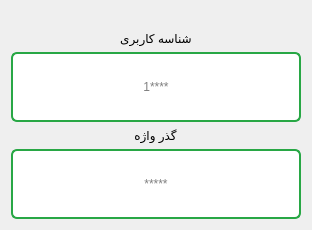
      <widget class="QWidget" name="pageSignInUserIDNumber">
       <property name="maximumSize">
        <size>
         <width>16777215</width>
         <height>16777215</height>
        </size>
       </property>
       <property name="toolTip">
        <string>&lt;html&gt;&lt;head/&gt;&lt;body&gt;&lt;p align=&quot;center&quot;&gt;&lt;br/&gt;&lt;/p&gt;&lt;/body&gt;&lt;/html&gt;</string>
       </property>
       <layout class="QVBoxLayout" name="verticalLayout_6">
        <property name="spacing">
         <number>6</number>
        </property>
        <item>
         <layout class="QVBoxLayout" name="vLayoutSignInUser">
          <item alignment="Qt::AlignHCenter">
           <widget class="QLabel" name="label_7">
            <property name="maximumSize">
             <size>
              <width>16777215</width>
              <height>40</height>
             </size>
            </property>
            <property name="styleSheet">
             <string notr="true">font: 20pt &quot;IRANSans&quot;;</string>
            </property>
            <property name="text">
             <string/>
            </property>
           </widget>
          </item>
          <item alignment="Qt::AlignHCenter">
           <widget class="QLabel" name="lblUserID">
            <property name="maximumSize">
             <size>
              <width>290</width>
              <height>40</height>
             </size>
            </property>
            <property name="styleSheet">
             <string notr="true">
font: 20pt &quot;IRANSans&quot;;
color:#000000;</string>
            </property>
            <property name="text">
             <string>شناسه کاربری</string>
            </property>
            <property name="alignment">
             <set>Qt::AlignCenter</set>
            </property>
           </widget>
          </item>
          <item alignment="Qt::AlignHCenter">
           <widget class="QLineEdit" name="tbUserId">
            <property name="minimumSize">
             <size>
              <width>290</width>
              <height>70</height>
             </size>
            </property>
            <property name="maximumSize">
             <size>
              <width>290</width>
              <height>70</height>
             </size>
            </property>
            <property name="styleSheet">
             <string notr="true">background-color: #ffffff; 
padding: 3px; 
border: 2px solid #28a745;
border-radius: 6px;
font: 26pt &quot;IRANSansFaNum&quot;;
color:#000000;</string>
            </property>
            <property name="inputMethodHints">
             <set>Qt::ImhDigitsOnly</set>
            </property>
            <property name="alignment">
             <set>Qt::AlignCenter</set>
            </property>
            <property name="placeholderText">
             <string>1****</string>
            </property>
           </widget>
          </item>
          <item alignment="Qt::AlignHCenter">
           <widget class="QLabel" name="lblUserPassword1">
            <property name="maximumSize">
             <size>
              <width>16777215</width>
              <height>40</height>
             </size>
            </property>
            <property name="styleSheet">
             <string notr="true">font: 20pt &quot;IRANSans&quot;;
color:#000000;</string>
            </property>
            <property name="text">
             <string>گذر واژه</string>
            </property>
            <property name="alignment">
             <set>Qt::AlignCenter</set>
            </property>
           </widget>
          </item>
          <item alignment="Qt::AlignHCenter">
           <widget class="QLineEdit" name="tbUserPasswordID">
            <property name="minimumSize">
             <size>
              <width>290</width>
              <height>70</height>
             </size>
            </property>
            <property name="maximumSize">
             <size>
              <width>290</width>
              <height>70</height>
             </size>
            </property>
            <property name="styleSheet">
             <string notr="true">background-color: #ffffff; 
font: 26pt &quot;IRANSans&quot;;
padding: 3px; 
border: 2px solid #28a745;
border-radius: 6px;
color:#000000;
</string>
            </property>
            <property name="inputMethodHints">
             <set>Qt::ImhDigitsOnly|Qt::ImhHiddenText|Qt::ImhNoAutoUppercase|Qt::ImhNoPredictiveText|Qt::ImhSensitiveData</set>
            </property>
            <property name="echoMode">
             <enum>QLineEdit::Password</enum>
            </property>
            <property name="alignment">
             <set>Qt::AlignCenter</set>
            </property>
            <property name="placeholderText">
             <string>*****</string>
            </property>
           </widget>
          </item>
         </layout>
        </item>
       </layout>
      </widget>
